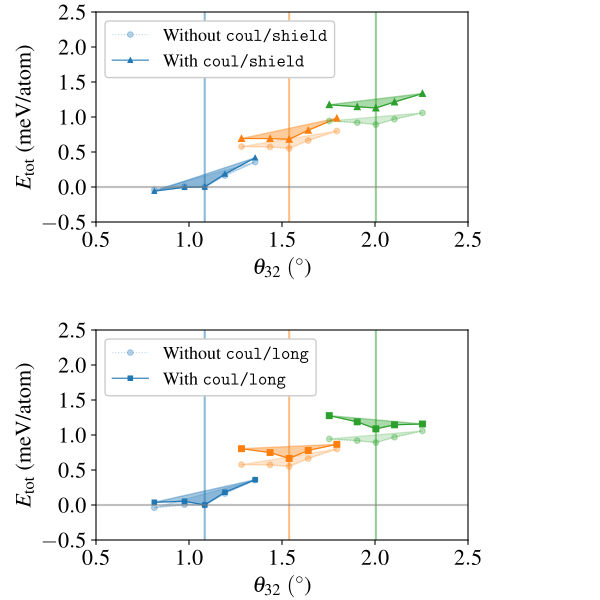

Write Python code to recreate this figure.

import numpy as np
import matplotlib.pyplot as plt
import matplotlib
from scipy.interpolate import splev, splrep #, griddata # interp1d


params = {
        'font.family' : 'Times'
        }
matplotlib.rcParams.update(params)
plt.rcParams['text.usetex'] = True

datadir2write = "/Users/yjpark/YJ/Projects/Multisystem/Figures/figS1/sources/"

ensref = -6.7150814  # BNBNBN (1.08, 1.08)


data1   = np.genfromtxt(f"{datadir2write}data_efield0.00/data_ref/energy_wo_coul.dat", 
                        skip_header=1)

rcut, lambda0, TapOX = 32, 3.2, 'True'
data2   = np.genfromtxt(f"{datadir2write}data_efield0.00/data_coul_shield/energy_rcut{rcut}_lambda{lambda0}_Tap{TapOX}.dat", 
                        skip_header=1)

rcut, fcut = 16, -7
data3   = np.genfromtxt(f"{datadir2write}data_efield0.00/data_coul_long/energy_rcut{rcut}_fcut{fcut}.dat", 
                        skip_header=1)

angref = 1.084549


cond1 = np.logical_and( data1[:,0] == angref , data1[:,1] == angref ); print(data1[cond1,0:2])
cond2 = np.logical_and( data2[:,0] == angref , data2[:,1] == angref ); print(data2[cond2,0:2])
cond3 = np.logical_and( data3[:,0] == angref , data3[:,1] == angref ); print(data3[cond3,0:2])

eref1 = (data1[cond1,-1]/data1[cond1,-3])[0]*1000; print(f'w/o coulomb      case : {eref1/1000:18.10f} eV/atom; E_ref       = {eref1-ensref*1000:12.6f} meV/atom; {eref1-ensref*1000-(eref1-ensref*1000):12.6f} meV/atom')
eref2 = (data2[cond2,-1]/data2[cond2,-3])[0]*1000; print(f'coul/shield      case : {eref2/1000:18.10f} eV/atom; E_ref^shield= {eref2-ensref*1000:12.6f} meV/atom; {eref2-ensref*1000-(eref1-ensref*1000):12.6f} meV/atom')
eref3 = (data3[cond3,-1]/data3[cond3,-3])[0]*1000; print(f'coul/long        case : {eref3/1000:18.10f} eV/atom; E_ref^long  = {eref3-ensref*1000:12.6f} meV/atom; {eref3-ensref*1000-(eref1-ensref*1000):12.6f} meV/atom')

fig      = plt.figure(figsize=(6,6))
msize, fsize = 7, 16
msize, fsize = 4, 16

ax1 = fig.add_axes([0.16, 0.63, 0.62, 0.35])
ax2 = fig.add_axes([0.16, 0.1 , 0.62, 0.35])

for iangg, angg in enumerate( [1.084549, 1.538500, 2.004628] ):
    cond1 = data1[:,0] == angg 
    cond2 = data2[:,0] == angg 
    cond3 = data3[:,0] == angg 

    if iangg == 0:
        
        ax1.plot(data1[ cond1 ,1], (data1[ cond1 ,-1]/data1[ cond1 ,-3])*1000-eref1, 'o:' , label="Without \\texttt{coul/shield}",  lw=0.8, color=f'C{iangg}',ms=msize, alpha=0.3)
        ax1.plot(data2[ cond2 ,1], (data2[ cond2 ,-1]/data2[ cond2 ,-3])*1000-eref2, '^-' , label="With    \\texttt{coul/shield}",  lw=0.8, color=f'C{iangg}',ms=msize-1)#, alpha=0.3)
        ax2.plot(data1[ cond1 ,1], (data1[ cond1 ,-1]/data1[ cond1 ,-3])*1000-eref1, 'o:' , label="Without \\texttt{coul/long}"  ,  lw=0.8, color=f'C{iangg}',ms=msize, alpha=0.3)
        ax2.plot(data3[ cond3 ,1], (data3[ cond3 ,-1]/data3[ cond3 ,-3])*1000-eref3, 's-' , label="With    \\texttt{coul/long}"  ,  lw=0.8, color=f'C{iangg}',ms=msize-1)#, alpha=0.3)

        th,ens = data1[ cond1 ,1], (data1[ cond1 ,-1]/data1[ cond1 ,-3])*1000-eref1
        ind    = list(th).index(angg)
        spl0   = splrep(th[[0,-1]], ens[[0,-1]], k=1)
        ax1.fill_between(th, ens, splev(th,spl0) , color=f'C{iangg}', alpha=0.2)  # ax.fill_betweenx(y, x1, x2, color='k', alpha=0.3)

        th,ens = data2[ cond2 ,1], (data2[ cond2 ,-1]/data2[ cond2 ,-3])*1000-eref2
        ind    = list(th).index(angg)
        spl0   = splrep(th[[0,-1]], ens[[0,-1]], k=1)
        ax1.fill_between(th, ens, splev(th,spl0) , color=f'C{iangg}', alpha=0.4)  # ax.fill_betweenx(y, x1, x2, color='k', alpha=0.3)

        th,ens = data1[ cond1 ,1], (data1[ cond1 ,-1]/data1[ cond1 ,-3])*1000-eref1
        ind    = list(th).index(angg)
        spl0   = splrep(th[[0,-1]], ens[[0,-1]], k=1)
        ax2.fill_between(th, ens, splev(th,spl0) , color=f'C{iangg}', alpha=0.2)  # ax.fill_betweenx(y, x1, x2, color='k', alpha=0.3)

        th,ens = data3[ cond3 ,1], (data3[ cond3 ,-1]/data3[ cond3 ,-3])*1000-eref3
        ind    = list(th).index(angg)
        spl0   = splrep(th[[0,-1]], ens[[0,-1]], k=1)
        ax2.fill_between(th, ens, splev(th,spl0) , color=f'C{iangg}', alpha=0.4)  # ax.fill_betweenx(y, x1, x2, color='k', alpha=0.3)

    else:
        ax1.plot(data1[ cond1 ,1], (data1[ cond1 ,-1]/data1[ cond1 ,-3])*1000-eref1, 'o:' ,lw=0.8, color=f'C{iangg}',ms=msize, alpha=0.3)
        ax1.plot(data2[ cond2 ,1], (data2[ cond2 ,-1]/data2[ cond2 ,-3])*1000-eref2, '^-' ,lw=0.8, color=f'C{iangg}',ms=msize)#, alpha=0.3)
        ax2.plot(data1[ cond1 ,1], (data1[ cond1 ,-1]/data1[ cond1 ,-3])*1000-eref1, 'o:' ,lw=0.8, color=f'C{iangg}',ms=msize, alpha=0.3)
        ax2.plot(data3[ cond3 ,1], (data3[ cond3 ,-1]/data3[ cond3 ,-3])*1000-eref3, 's-' ,lw=0.8, color=f'C{iangg}',ms=msize)#, alpha=0.3)

        th,ens = data1[ cond1 ,1], (data1[ cond1 ,-1]/data1[ cond1 ,-3])*1000-eref1
        ind    = list(th).index(angg)
        spl0   = splrep(th[[0,-1]], ens[[0,-1]], k=1)
        
        ax1.fill_between(th, ens, splev(th,spl0) , color=f'C{iangg}', alpha=0.2)  # ax.fill_betweenx(y, x1, x2, color='k', alpha=0.3)

        th,ens = data2[ cond2 ,1], (data2[ cond2 ,-1]/data2[ cond2 ,-3])*1000-eref2
        ind    = list(th).index(angg)
        spl0   = splrep(th[[0,-1]], ens[[0,-1]], k=1)
        
        ax1.fill_between(th, ens, splev(th,spl0) , color=f'C{iangg}', alpha=0.4)  # ax.fill_betweenx(y, x1, x2, color='k', alpha=0.3)

        th,ens = data1[ cond1 ,1], (data1[ cond1 ,-1]/data1[ cond1 ,-3])*1000-eref1
        ind    = list(th).index(angg)
        spl0   = splrep(th[[0,-1]], ens[[0,-1]], k=1)
        
        ax2.fill_between(th, ens, splev(th,spl0) , color=f'C{iangg}', alpha=0.2)  # ax.fill_betweenx(y, x1, x2, color='k', alpha=0.3)

        th,ens = data3[ cond3 ,1], (data3[ cond3 ,-1]/data3[ cond3 ,-3])*1000-eref3
        ind    = list(th).index(angg)
        spl0   = splrep(th[[0,-1]], ens[[0,-1]], k=1)
        
        ax2.fill_between(th, ens, splev(th,spl0) , color=f'C{iangg}', alpha=0.4)  # ax.fill_betweenx(y, x1, x2, color='k', alpha=0.3)

    ax1.axvline(x=angg, ls='-', color=f'C{iangg}', alpha=0.5)
    ax2.axvline(x=angg, ls='-', color=f'C{iangg}', alpha=0.5)

    
ax1.axhline(y=0, ls='-', color='gray', alpha=0.5)
ax2.axhline(y=0, ls='-', color='gray', alpha=0.5)

ax1.set_xlabel("$\\theta_{32}\\ (^{\\circ}$)", fontsize=fsize, fontname='times')
ax2.set_xlabel("$\\theta_{32}\\ (^{\\circ}$)", fontsize=fsize, fontname='times')


ax1.set_xlim(0.5,2.5); ax1.set_xticks(np.linspace(0.5, 2.5,5, endpoint=True))
ax2.set_xlim(0.5,2.5); ax2.set_xticks(np.linspace(0.5, 2.5,5, endpoint=True))


ax1.set_ylim(-0.5,2.5); ax1.set_yticks(np.linspace(-0.5, 2.5, 7, endpoint=True))
ax2.set_ylim(-0.5,2.5); ax2.set_yticks(np.linspace(-0.5, 2.5, 7, endpoint=True))

ax1.legend(  fontsize=fsize-3, loc='upper left' , ncol=1, framealpha=1)#, title="No Coulomb")
ax2.legend(  fontsize=fsize-3, loc='upper left' , ncol=1, framealpha=1)#, title="No Coulomb")

ax1.tick_params(labelsize=fsize) 
ax2.tick_params(labelsize=fsize) 
ax1.set_ylabel("$E_{\\rm tot}$ (meV/atom)", fontsize=fsize, fontname='times')
ax2.set_ylabel("$E_{\\rm tot}$ (meV/atom)", fontsize=fsize, fontname='times')

fig.savefig(f"{datadir2write}figS1_0_bd.pdf")

plt.rcParams['text.usetex'] = False
